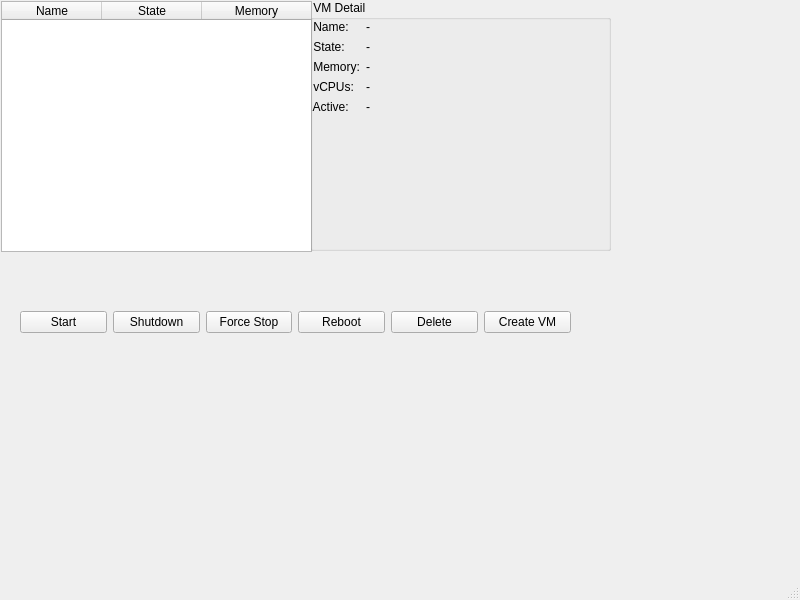
<?xml version="1.0" encoding="UTF-8"?>
<ui version="4.0">
 <class>MainWindow</class>
 <widget class="QMainWindow" name="MainWindow">
  <property name="geometry">
   <rect>
    <x>0</x>
    <y>0</y>
    <width>800</width>
    <height>600</height>
   </rect>
  </property>
  <property name="windowTitle">
   <string>MainWindow</string>
  </property>
  <widget class="QWidget" name="centralwidget">
   <widget class="QTableWidget" name="vmTable">
    <property name="geometry">
     <rect>
      <x>1</x>
      <y>1</y>
      <width>311</width>
      <height>251</height>
     </rect>
    </property>
    <property name="editTriggers">
     <set>QAbstractItemView::NoEditTriggers</set>
    </property>
    <property name="selectionMode">
     <enum>QAbstractItemView::NoSelection</enum>
    </property>
    <property name="selectionBehavior">
     <enum>QAbstractItemView::SelectRows</enum>
    </property>
    <property name="columnCount">
     <number>3</number>
    </property>
    <attribute name="horizontalHeaderStretchLastSection">
     <bool>true</bool>
    </attribute>
    <column>
     <property name="text">
      <string>Name</string>
     </property>
    </column>
    <column>
     <property name="text">
      <string>State</string>
     </property>
    </column>
    <column>
     <property name="text">
      <string>Memory</string>
     </property>
    </column>
   </widget>
   <widget class="QWidget" name="widget" native="true">
    <property name="geometry">
     <rect>
      <x>20</x>
      <y>300</y>
      <width>551</width>
      <height>45</height>
     </rect>
    </property>
    <layout class="QVBoxLayout" name="verticalLayout">
     <item>
      <layout class="QHBoxLayout" name="horizontalLayout">
       <item>
        <widget class="QPushButton" name="startButton">
         <property name="text">
          <string>Start</string>
         </property>
        </widget>
       </item>
       <item>
        <widget class="QPushButton" name="shutdownButton">
         <property name="text">
          <string>Shutdown</string>
         </property>
        </widget>
       </item>
       <item>
        <widget class="QPushButton" name="forceStopButton">
         <property name="text">
          <string>Force Stop</string>
         </property>
        </widget>
       </item>
       <item>
        <widget class="QPushButton" name="rebootButton">
         <property name="text">
          <string>Reboot</string>
         </property>
        </widget>
       </item>
       <item>
        <widget class="QPushButton" name="deleteButton">
         <property name="text">
          <string>Delete</string>
         </property>
        </widget>
       </item>
       <item>
        <widget class="QPushButton" name="createButton">
         <property name="text">
          <string>Create VM</string>
         </property>
        </widget>
       </item>
      </layout>
     </item>
    </layout>
   </widget>
   <widget class="QGroupBox" name="groupBox">
    <property name="geometry">
     <rect>
      <x>310</x>
      <y>0</y>
      <width>301</width>
      <height>251</height>
     </rect>
    </property>
    <property name="title">
     <string> VM Detail</string>
    </property>
    <widget class="QWidget" name="formLayoutWidget">
     <property name="geometry">
      <rect>
       <x>0</x>
       <y>20</y>
       <width>171</width>
       <height>211</height>
      </rect>
     </property>
     <layout class="QFormLayout" name="formLayout">
      <item row="0" column="0">
       <widget class="QLabel" name="nameLabel_1">
        <property name="text">
         <string> Name:</string>
        </property>
       </widget>
      </item>
      <item row="0" column="1">
       <widget class="QLabel" name="detailNameValue">
        <property name="text">
         <string>-</string>
        </property>
       </widget>
      </item>
      <item row="1" column="0">
       <widget class="QLabel" name="nameLabel_2">
        <property name="text">
         <string> State:</string>
        </property>
       </widget>
      </item>
      <item row="1" column="1">
       <widget class="QLabel" name="detailStateValue">
        <property name="text">
         <string>-</string>
        </property>
       </widget>
      </item>
      <item row="2" column="0">
       <widget class="QLabel" name="nameLabel_3">
        <property name="text">
         <string> Memory:</string>
        </property>
       </widget>
      </item>
      <item row="2" column="1">
       <widget class="QLabel" name="detailMemoryValue">
        <property name="text">
         <string>-</string>
        </property>
       </widget>
      </item>
      <item row="3" column="0">
       <widget class="QLabel" name="nameLabel_4">
        <property name="text">
         <string> vCPUs:</string>
        </property>
       </widget>
      </item>
      <item row="3" column="1">
       <widget class="QLabel" name="detailVcpusValue">
        <property name="text">
         <string>-</string>
        </property>
       </widget>
      </item>
      <item row="4" column="0">
       <widget class="QLabel" name="nameLabel_5">
        <property name="text">
         <string> Active:</string>
        </property>
       </widget>
      </item>
      <item row="4" column="1">
       <widget class="QLabel" name="detailActiveValue">
        <property name="text">
         <string>-</string>
        </property>
       </widget>
      </item>
     </layout>
    </widget>
   </widget>
  </widget>
  <widget class="QMenuBar" name="menubar">
   <property name="geometry">
    <rect>
     <x>0</x>
     <y>0</y>
     <width>800</width>
     <height>27</height>
    </rect>
   </property>
  </widget>
  <widget class="QStatusBar" name="statusbar"/>
 </widget>
 <resources/>
 <connections/>
</ui>
